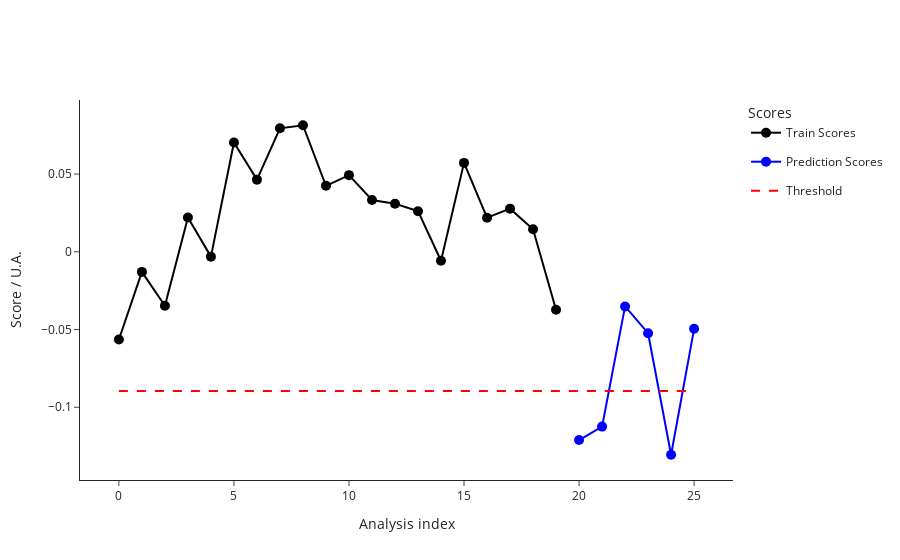

The cell this chart's notebook holds for it:
### Code cell
import os

parameters_df = []
for i in [3, 4, 5]:
    test_data = pd.read_csv(f"dev/test{i}_features.csv")
    test_metadata = pd.read_csv(f"dev/test{i}_metadata.csv")
    ana.predict(test_data, test_metadata)
    outliers_test = ana.test_prediction_outliers()
    
    classified_test_metadata = set_class_label(test_metadata, outliers_test)
    classified_test_metadata.to_csv(f"dev/test{i}_classified_samples.csv", index=False)
    print("Test set ", i, ": \n", test_metadata["index"].tolist())
    
    test_batch_parameters = parameters.copy()
    test_set = len(classified_test_metadata)
    train_set = len(ana.get_training_scores())
    threshold = classified_test_metadata["threshold"][1]
    num_outliers = sum(classified_test_metadata["class"] == "outlier")
    percent_outliers = (sum(classified_test_metadata["class"] == "outlier")/len(classified_test_metadata["class"]))*100

    test_batch_parameters.update(
        {
        "test_batch" : i,
        "train_set" : train_set, 
        "test_set" : test_set,
        "threshold" : threshold,
        "outliers" : num_outliers,
        "outliers %" : percent_outliers
        }
    )
    print("Test batch parameters: ", test_batch_parameters)
    parameters_df.append(test_batch_parameters)

    fig_test_scores = ana.plot_scores()
    fig_test_scores.write_image(f"dev/figures/fig_test{i}_scores.png", width=1100, height= 350, scale = 3)
    fig_test_scores.show()

    #optionally add seen normal curves to train set
    ana.add_prediction()
    fig_test_features = ana.plot_data()
    fig_test_features.write_image(f"dev/figures/fig_test{i}_features.png", width=1100, height= 350, scale = 3)
    #fig_test_features.show()

parameters_df = pd.DataFrame(parameters_df)
if os.path.exists("dev/test_record.csv"):
    old_records = pd.read_csv("dev/test_record.csv")
    parameters_df = pd.concat([old_records, parameters_df])
    parameters_df.drop_duplicates(subset="test_batch", keep="last", inplace=True)
    
parameters_df.to_csv("dev/test_record.csv", index = False)
print(parameters_df)

### Figure 1 — Plotly figure (JSON) as saved in the notebook; plotly's stock layout.template omitted (floating-point values rounded to 4 significant figures)
{"data": [{"hovertemplate": ["<b>index: </b>18<br><b>name: </b>210812_Pac--005<br><b>path: </b>C:/Users/Sandeep/Desktop/ExtractedSignals\\210812_Pac 2021-08-12 10-30-07\\210812_Pac--005.D<br><b>batch: </b>210812_Pac 2021-08-12 10-30-07<br><b>batch_position: </b>5<br><b>idle_time: </b>39.0<br><b>sample: </b>NaCl 0,9%<br><b>method: </b>SAA_411_Pac.M<br><b>timestamp: </b>2021-08-12 10:50:23<br><b>detector: </b>G1315C<br><b>pump: </b>G7110B<br><b>start_time: </b>2021-08-12 10:50:57<br><b>end_time: </b>2021-08-12 10:54:57<br><b>runtime: </b>239.7000000000036", "<b>index: </b>19<br><b>name: </b>210812_Pac--006<br><b>path: </b>C:/Users/Sandeep/Desktop/ExtractedSignals\\210812_Pac 2021-08-12 10-30-07\\210812_Pac--006.D<br><b>batch: </b>210812_Pac 2021-08-12 10-30-07<br><b>batch_position: </b>6<br><b>idle_time: </b>39.0<br><b>sample: </b>Blank<br><b>method: </b>SAA_411_Pac.M<br><b>timestamp: </b>2021-08-12 10:55:02<br><b>detector: </b>G1315C<br><b>pump: </b>G7110B<br><b>start_time: </b>2021-08-12 10:55:36<br><b>end_time: </b>2021-08-12 10:59:36<br><b>runtime: </b>239.7000000000036", "<b>index: </b>20<br><b>name: </b>210812_Pac--007<br><b>path: </b>C:/Users/Sandeep/Desktop/ExtractedSignals\\210812_Pac 2021-08-12 10-30-07\\210812_Pac--007.D<br><b>batch: </b>210812_Pac 2021-08-12 10-30-07<br><b>batch_position: </b>7<br><b>idle_time: </b>39.0<br><b>sample: </b>0.025 mg/ml<br><b>method: </b>SAA_411_Pac.M<br><b>timestamp: </b>2021-08-12 10:59:41<br><b>detector: </b>G1315C<br><b>pump: </b>G7110B<br><b>start_time: </b>2021-08-12 11:00:15<br><b>end_time: </b>2021-08-12 11:04:15<br><b>runtime: </b>239.7000000000036", "<b>index: </b>21<br><b>name: </b>210812_Pac--008<br><b>path: </b>C:/Users/Sandeep/Desktop/ExtractedSignals\\210812_Pac 2021-08-12 10-30-07\\210812_Pac--008.D<br><b>batch: </b>210812_Pac 2021-08-12 10-30-07<br><b>batch_position: </b>8<br><b>idle_time: </b>39.0<br><b>sample: </b>Blank<br><b>method: </b>SAA_411_Pac.M<br><b>timestamp: </b>2021-08-12 11:04:20<br><b>detector: </b>G1315C<br><b>pump: </b>G7110B<br><b>start_time: </b>2021-08-12 11:04:54<br><b>end_time: </b>2021-08-12 11:08:54<br><b>runtime: </b>239.7000000000036", "<b>index: </b>22<br><b>name: </b>210812_Pac--009<br><b>path: </b>C:/Users/Sandeep/Desktop/ExtractedSignals\\210812_Pac 2021-08-12 10-30-07\\210812_Pac--009.D<br><b>batch: </b>210812_Pac 2021-08-12 10-30-07<br><b>batch_position: </b>9<br><b>idle_time: </b>38.0<br><b>sample: </b>210806/036 :10<br><b>method: </b>SAA_411_Pac.M<br><b>timestamp: </b>2021-08-12 11:08:59<br><b>detector: </b>G1315C<br><b>pump: </b>G7110B<br><b>start_time: </b>2021-08-12 11:09:32<br><b>end_time: </b>2021-08-12 11:13:32<br><b>runtime: </b>239.7000000000036", "<b>index: </b>23<br><b>name: </b>210812_Pac--010<br><b>path: </b>C:/Users/Sandeep/Desktop/ExtractedSignals\\210812_Pac 2021-08-12 10-30-07\\210812_Pac--010.D<br><b>batch: </b>210812_Pac 2021-08-12 10-30-07<br><b>batch_position: </b>10<br><b>idle_time: </b>39.0<br><b>sample: </b>210806/036 :10<br><b>method: </b>SAA_411_Pac.M<br><b>timestamp: </b>2021-08-12 11:13:37<br><b>detector: </b>G7110B<br><b>pump: </b>G7110B<br><b>start_time: </b>2021-08-12 11:14:11<br><b>end_time: </b>2021-08-12 11:18:11<br><b>runtime: </b>239.7000000000036", "<b>index: </b>24<br><b>name: </b>210812_Pac--011<br><b>path: </b>C:/Users/Sandeep/Desktop/ExtractedSignals\\210812_Pac 2021-08-12 10-30-07\\210812_Pac--011.D<br><b>batch: </b>210812_Pac 2021-08-12 10-30-07<br><b>batch_position: </b>11<br><b>idle_time: </b>39.0<br><b>sample: </b>210806/036 :10<br><b>method: </b>SAA_411_Pac.M<br><b>timestamp: </b>2021-08-12 11:18:16<br><b>detector: </b>G7110B<br><b>pump: </b>G7110B<br><b>start_time: </b>2021-08-12 11:18:50<br><b>end_time: </b>2021-08-12 11:22:50<br><b>runtime: </b>239.7000000000036", "<b>index: </b>25<br><b>name: </b>210812_Pac--012<br><b>path: </b>C:/Users/Sandeep/Desktop/ExtractedSignals\\210812_Pac 2021-08-12 10-30-07\\210812_Pac--012.D<br><b>batch: </b>210812_Pac 2021-08-12 10-30-07<br><b>batch_position: </b>12<br><b>idle_time: </b>39.0<br><b>sample: </b>Blank<br><b>method: </b>SAA_411_Pac.M<br><b>timestamp: </b>2021-08-12 11:22:55<br><b>detector: </b>G1315C<br><b>pump: </b>G7110B<br><b>start_time: </b>2021-08-12 11:23:29<br><b>end_time: </b>2021-08-12 11:27:29<br><b>runtime: </b>239.7000000000036", "<b>index: </b>26<br><b>name: </b>210812_Pac--013<br><b>path: </b>C:/Users/Sandeep/Desktop/ExtractedSignals\\210812_Pac 2021-08-12 10-30-07\\210812_Pac--013.D<br><b>batch: </b>210812_Pac 2021-08-12 10-30-07<br><b>batch_position: </b>13<br><b>idle_time: </b>39.0<br><b>sample: </b>0.025 mg/ml<br><b>method: </b>SAA_411_Pac.M<br><b>timestamp: </b>2021-08-12 11:27:34<br><b>detector: </b>G1315C<br><b>pump: </b>G7110B<br><b>start_time: </b>2021-08-12 11:28:08<br><b>end_time: </b>2021-08-12 11:32:08<br><b>runtime: </b>239.7000000000036", "<b>index: </b>27<br><b>name: </b>210812_Pac--014<br><b>path: </b>C:/Users/Sandeep/Desktop/ExtractedSignals\\210812_Pac 2021-08-12 10-30-07\\210812_Pac--014.D<br><b>batch: </b>210812_Pac 2021-08-12 10-30-07<br><b>batch_position: </b>14<br><b>idle_time: </b>38.0<br><b>sample: </b>Blank<br><b>method: </b>SAA_411_Pac.M<br><b>timestamp: </b>2021-08-12 11:32:13<br><b>detector: </b>G7110B<br><b>pump: </b>G7110B<br><b>start_time: </b>2021-08-12 11:32:46<br><b>end_time: </b>2021-08-12 11:36:47<br><b>runtime: </b>239.7000000000036", "<b>index: </b>51<br><b>name: </b>210813_Pac--005<br><b>path: </b>C:/Users/Sandeep/Desktop/ExtractedSignals\\210813_Pac 2021-08-13 10-37-27\\210813_Pac--005.D<br><b>batch: </b>210813_Pac 2021-08-13 10-37-27<br><b>batch_position: </b>5<br><b>idle_time: </b>39.0<br><b>sample: </b>NaCl 0,9%<br><b>method: </b>SAA_411_Pac.M<br><b>timestamp: </b>2021-08-13 10:57:52<br><b>detector: </b>G7110B<br><b>pump: </b>G7110B<br><b>start_time: </b>2021-08-13 10:58:26<br><b>end_time: </b>2021-08-13 11:02:27<br><b>runtime: </b>239.7000000000036", "<b>index: </b>52<br><b>name: </b>210813_Pac--006<br><b>path: </b>C:/Users/Sandeep/Desktop/ExtractedSignals\\210813_Pac 2021-08-13 10-37-27\\210813_Pac--006.D<br><b>batch: </b>210813_Pac 2021-08-13 10-37-27<br><b>batch_position: </b>6<br><b>idle_time: </b>38.0<br><b>sample: </b>Blank<br><b>method: </b>SAA_411_Pac.M<br><b>timestamp: </b>2021-08-13 11:02:31<br><b>detector: </b>G1315C<br><b>pump: </b>G7110B<br><b>start_time: </b>2021-08-13 11:03:05<br><b>end_time: </b>2021-08-13 11:07:06<br><b>runtime: </b>239.7000000000036", "<b>index: </b>53<br><b>name: </b>210813_Pac--007<br><b>path: </b>C:/Users/Sandeep/Desktop/ExtractedSignals\\210813_Pac 2021-08-13 10-37-27\\210813_Pac--007.D<br><b>batch: </b>210813_Pac 2021-08-13 10-37-27<br><b>batch_position: </b>7<br><b>idle_time: </b>38.0<br><b>sample: </b>0.025 mg/ml<br><b>method: </b>SAA_411_Pac.M<br><b>timestamp: </b>2021-08-13 11:07:10<br><b>detector: </b>G1315C<br><b>pump: </b>G7116B<br><b>start_time: </b>2021-08-13 11:07:44<br><b>end_time: </b>2021-08-13 11:11:45<br><b>runtime: </b>239.7000000000036", "<b>index: </b>54<br><b>name: </b>210813_Pac--008<br><b>path: </b>C:/Users/Sandeep/Desktop/ExtractedSignals\\210813_Pac 2021-08-13 10-37-27\\210813_Pac--008.D<br><b>batch: </b>210813_Pac 2021-08-13 10-37-27<br><b>batch_position: </b>8<br><b>idle_time: </b>38.0<br><b>sample: </b>Blank<br><b>method: </b>SAA_411_Pac.M<br><b>timestamp: </b>2021-08-13 11:11:49<br><b>detector: </b>G1315C<br><b>pump: </b>G7110B<br><b>start_time: </b>2021-08-13 11:12:23<br><b>end_time: </b>2021-08-13 11:16:23<br><b>runtime: </b>239.7000000000036", "<b>index: </b>55<br><b>name: </b>210813_Pac--009<br><b>path: </b>C:/Users/Sandeep/Desktop/ExtractedSignals\\210813_Pac 2021-08-13 10-37-27\\210813_Pac--009.D<br><b>batch: </b>210813_Pac 2021-08-13 10-37-27<br><b>batch_position: </b>9<br><b>idle_time: </b>39.0<br><b>sample: </b>210812/004 :20<br><b>method: </b>SAA_411_Pac.M<br><b>timestamp: </b>2021-08-13 11:16:28<br><b>detector: </b>G1315C<br><b>pump: </b>G7110B<br><b>start_time: </b>2021-08-13 11:17:02<br><b>end_time: </b>2021-08-13 11:21:03<br><b>runtime: </b>239.7000000000036", "<b>index: </b>56<br><b>name: </b>210813_Pac--010<br><b>path: </b>C:/Users/Sandeep/Desktop/ExtractedSignals\\210813_Pac 2021-08-13 10-37-27\\210813_Pac--010.D<br><b>batch: </b>210813_Pac 2021-08-13 10-37-27<br><b>batch_position: </b>10<br><b>idle_time: </b>38.0<br><b>sample: </b>210812/004 :20<br><b>method: </b>SAA_411_Pac.M<br><b>timestamp: </b>2021-08-13 11:21:08<br><b>detector: </b>G1315C<br><b>pump: </b>G7110B<br><b>start_time: </b>2021-08-13 11:21:41<br><b>end_time: </b>2021-08-13 11:25:42<br><b>runtime: </b>239.7000000000036", "<b>index: </b>57<br><b>name: </b>210813_Pac--011<br><b>path: </b>C:/Users/Sandeep/Desktop/ExtractedSignals\\210813_Pac 2021-08-13 10-37-27\\210813_Pac--011.D<br><b>batch: </b>210813_Pac 2021-08-13 10-37-27<br><b>batch_position: </b>11<br><b>idle_time: </b>39.0<br><b>sample: </b>210812/004 :20<br><b>method: </b>SAA_411_Pac.M<br><b>timestamp: </b>2021-08-13 11:25:46<br><b>detector: </b>G1315C<br><b>pump: </b>G7110B<br><b>start_time: </b>2021-08-13 11:26:21<br><b>end_time: </b>2021-08-13 11:30:21<br><b>runtime: </b>239.7000000000036", "<b>index: </b>58<br><b>name: </b>210813_Pac--012<br><b>path: </b>C:/Users/Sandeep/Desktop/ExtractedSignals\\210813_Pac 2021-08-13 10-37-27\\210813_Pac--012.D<br><b>batch: </b>210813_Pac 2021-08-13 10-37-27<br><b>batch_position: </b>12<br><b>idle_time: </b>38.0<br><b>sample: </b>Blank<br><b>method: </b>SAA_411_Pac.M<br><b>timestamp: </b>2021-08-13 11:30:26<br><b>detector: </b>G1315C<br><b>pump: </b>G7110B<br><b>start_time: </b>2021-08-13 11:30:59<br><b>end_time: </b>2021-08-13 11:34:59<br><b>runtime: </b>239.7000000000036", "<b>index: </b>59<br><b>name: </b>210813_Pac--013<br><b>path: </b>C:/Users/Sandeep/Desktop/ExtractedSignals\\210813_Pac 2021-08-13 10-37-27\\210813_Pac--013.D<br><b>batch: </b>210813_Pac 2021-08-13 10-37-27<br><b>batch_position: </b>13<br><b>idle_time: </b>39.0<br><b>sample: </b>0.025 mg/ml<br><b>method: </b>SAA_411_Pac.M<br><b>timestamp: </b>2021-08-13 11:35:04<br><b>detector: </b>G1315C<br><b>pump: </b>G7110B<br><b>start_time: </b>2021-08-13 11:35:38<br><b>end_time: </b>2021-08-13 11:39:38<br><b>runtime: </b>239.7000000000036", "<b>index: </b>60<br><b>name: </b>210813_Pac--014<br><b>path: </b>C:/Users/Sandeep/Desktop/ExtractedSignals\\210813_Pac 2021-08-13 10-37-27\\210813_Pac--014.D<br><b>batch: </b>210813_Pac 2021-08-13 10-37-27<br><b>batch_position: </b>14<br><b>idle_time: </b>38.0<br><b>sample: </b>Blank<br><b>method: </b>SAA_411_Pac.M<br><b>timestamp: </b>2021-08-13 11:39:43<br><b>detector: </b>G1315C<br><b>pump: </b>G7110B<br><b>start_time: </b>2021-08-13 11:40:16<br><b>end_time: </b>2021-08-13 11:44:17<br><b>runtime: </b>239.7000000000036"], "legendgroup": "Train", "line": {"color": "black"}, "marker": {"color": "black", "size": 10}, "mode": "lines+markers", "name": "Train Scores", "text": ["<b>index: </b>18<br><b>name: </b>210812_Pac--005<br><b>path: </b>C:/Users/Sandeep/Desktop/ExtractedSignals\\210812_Pac 2021-08-12 10-30-07\\210812_Pac--005.D<br><b>batch: </b>210812_Pac 2021-08-12 10-30-07<br><b>batch_position: </b>5<br><b>idle_time: </b>39.0<br><b>sample: </b>NaCl 0,9%<br><b>method: </b>SAA_411_Pac.M<br><b>timestamp: </b>2021-08-12 10:50:23<br><b>detector: </b>G1315C<br><b>pump: </b>G7110B<br><b>start_time: </b>2021-08-12 10:50:57<br><b>end_time: </b>2021-08-12 10:54:57<br><b>runtime: </b>239.7000000000036", "<b>index: </b>19<br><b>name: </b>210812_Pac--006<br><b>path: </b>C:/Users/Sandeep/Desktop/ExtractedSignals\\210812_Pac 2021-08-12 10-30-07\\210812_Pac--006.D<br><b>batch: </b>210812_Pac 2021-08-12 10-30-07<br><b>batch_position: </b>6<br><b>idle_time: </b>39.0<br><b>sample: </b>Blank<br><b>method: </b>SAA_411_Pac.M<br><b>timestamp: </b>2021-08-12 10:55:02<br><b>detector: </b>G1315C<br><b>pump: </b>G7110B<br><b>start_time: </b>2021-08-12 10:55:36<br><b>end_time: </b>2021-08-12 10:59:36<br><b>runtime: </b>239.7000000000036", "<b>index: </b>20<br><b>name: </b>210812_Pac--007<br><b>path: </b>C:/Users/Sandeep/Desktop/ExtractedSignals\\210812_Pac 2021-08-12 10-30-07\\210812_Pac--007.D<br><b>batch: </b>210812_Pac 2021-08-12 10-30-07<br><b>batch_position: </b>7<br><b>idle_time: </b>39.0<br><b>sample: </b>0.025 mg/ml<br><b>method: </b>SAA_411_Pac.M<br><b>timestamp: </b>2021-08-12 10:59:41<br><b>detector: </b>G1315C<br><b>pump: </b>G7110B<br><b>start_time: </b>2021-08-12 11:00:15<br><b>end_time: </b>2021-08-12 11:04:15<br><b>runtime: </b>239.7000000000036", "<b>index: </b>21<br><b>name: </b>210812_Pac--008<br><b>path: </b>C:/Users/Sandeep/Desktop/ExtractedSignals\\210812_Pac 2021-08-12 10-30-07\\210812_Pac--008.D<br><b>batch: </b>210812_Pac 2021-08-12 10-30-07<br><b>batch_position: </b>8<br><b>idle_time: </b>39.0<br><b>sample: </b>Blank<br><b>method: </b>SAA_411_Pac.M<br><b>timestamp: </b>2021-08-12 11:04:20<br><b>detector: </b>G1315C<br><b>pump: </b>G7110B<br><b>start_time: </b>2021-08-12 11:04:54<br><b>end_time: </b>2021-08-12 11:08:54<br><b>runtime: </b>239.7000000000036", "<b>index: </b>22<br><b>name: </b>210812_Pac--009<br><b>path: </b>C:/Users/Sandeep/Desktop/ExtractedSignals\\210812_Pac 2021-08-12 10-30-07\\210812_Pac--009.D<br><b>batch: </b>210812_Pac 2021-08-12 10-30-07<br><b>batch_position: </b>9<br><b>idle_time: </b>38.0<br><b>sample: </b>210806/036 :10<br><b>method: </b>SAA_411_Pac.M<br><b>timestamp: </b>2021-08-12 11:08:59<br><b>detector: </b>G1315C<br><b>pump: </b>G7110B<br><b>start_time: </b>2021-08-12 11:09:32<br><b>end_time: </b>2021-08-12 11:13:32<br><b>runtime: </b>239.7000000000036", "<b>index: </b>23<br><b>name: </b>210812_Pac--010<br><b>path: </b>C:/Users/Sandeep/Desktop/ExtractedSignals\\210812_Pac 2021-08-12 10-30-07\\210812_Pac--010.D<br><b>batch: </b>210812_Pac 2021-08-12 10-30-07<br><b>batch_position: </b>10<br><b>idle_time: </b>39.0<br><b>sample: </b>210806/036 :10<br><b>method: </b>SAA_411_Pac.M<br><b>timestamp: </b>2021-08-12 11:13:37<br><b>detector: </b>G7110B<br><b>pump: </b>G7110B<br><b>start_time: </b>2021-08-12 11:14:11<br><b>end_time: </b>2021-08-12 11:18:11<br><b>runtime: </b>239.7000000000036", "<b>index: </b>24<br><b>name: </b>210812_Pac--011<br><b>path: </b>C:/Users/Sandeep/Desktop/ExtractedSignals\\210812_Pac 2021-08-12 10-30-07\\210812_Pac--011.D<br><b>batch: </b>210812_Pac 2021-08-12 10-30-07<br><b>batch_position: </b>11<br><b>idle_time: </b>39.0<br><b>sample: </b>210806/036 :10<br><b>method: </b>SAA_411_Pac.M<br><b>timestamp: </b>2021-08-12 11:18:16<br><b>detector: </b>G7110B<br><b>pump: </b>G7110B<br><b>start_time: </b>2021-08-12 11:18:50<br><b>end_time: </b>2021-08-12 11:22:50<br><b>runtime: </b>239.7000000000036", "<b>index: </b>25<br><b>name: </b>210812_Pac--012<br><b>path: </b>C:/Users/Sandeep/Desktop/ExtractedSignals\\210812_Pac 2021-08-12 10-30-07\\210812_Pac--012.D<br><b>batch: </b>210812_Pac 2021-08-12 10-30-07<br><b>batch_position: </b>12<br><b>idle_time: </b>39.0<br><b>sample: </b>Blank<br><b>method: </b>SAA_411_Pac.M<br><b>timestamp: </b>2021-08-12 11:22:55<br><b>detector: </b>G1315C<br><b>pump: </b>G7110B<br><b>start_time: </b>2021-08-12 11:23:29<br><b>end_time: </b>2021-08-12 11:27:29<br><b>runtime: </b>239.7000000000036", "<b>index: </b>26<br><b>name: </b>210812_Pac--013<br><b>path: </b>C:/Users/Sandeep/Desktop/ExtractedSignals\\210812_Pac 2021-08-12 10-30-07\\210812_Pac--013.D<br><b>batch: </b>210812_Pac 2021-08-12 10-30-07<br><b>batch_position: </b>13<br><b>idle_time: </b>39.0<br><b>sample: </b>0.025 mg/ml<br><b>method: </b>SAA_411_Pac.M<br><b>timestamp: </b>2021-08-12 11:27:34<br><b>detector: </b>G1315C<br><b>pump: </b>G7110B<br><b>start_time: </b>2021-08-12 11:28:08<br><b>end_time: </b>2021-08-12 11:32:08<br><b>runtime: </b>239.7000000000036", "<b>index: </b>27<br><b>name: </b>210812_Pac--014<br><b>path: </b>C:/Users/Sandeep/Desktop/ExtractedSignals\\210812_Pac 2021-08-12 10-30-07\\210812_Pac--014.D<br><b>batch: </b>210812_Pac 2021-08-12 10-30-07<br><b>batch_position: </b>14<br><b>idle_time: </b>38.0<br><b>sample: </b>Blank<br><b>method: </b>SAA_411_Pac.M<br><b>timestamp: </b>2021-08-12 11:32:13<br><b>detector: </b>G7110B<br><b>pump: </b>G7110B<br><b>start_time: </b>2021-08-12 11:32:46<br><b>end_time: </b>2021-08-12 11:36:47<br><b>runtime: </b>239.7000000000036", "<b>index: </b>51<br><b>name: </b>210813_Pac--005<br><b>path: </b>C:/Users/Sandeep/Desktop/ExtractedSignals\\210813_Pac 2021-08-13 10-37-27\\210813_Pac--005.D<br><b>batch: </b>210813_Pac 2021-08-13 10-37-27<br><b>batch_position: </b>5<br><b>idle_time: </b>39.0<br><b>sample: </b>NaCl 0,9%<br><b>method: </b>SAA_411_Pac.M<br><b>timestamp: </b>2021-08-13 10:57:52<br><b>detector: </b>G7110B<br><b>pump: </b>G7110B<br><b>start_time: </b>2021-08-13 10:58:26<br><b>end_time: </b>2021-08-13 11:02:27<br><b>runtime: </b>239.7000000000036", "<b>index: </b>52<br><b>name: </b>210813_Pac--006<br><b>path: </b>C:/Users/Sandeep/Desktop/ExtractedSignals\\210813_Pac 2021-08-13 10-37-27\\210813_Pac--006.D<br><b>batch: </b>210813_Pac 2021-08-13 10-37-27<br><b>batch_position: </b>6<br><b>idle_time: </b>38.0<br><b>sample: </b>Blank<br><b>method: </b>SAA_411_Pac.M<br><b>timestamp: </b>2021-08-13 11:02:31<br><b>detector: </b>G1315C<br><b>pump: </b>G7110B<br><b>start_time: </b>2021-08-13 11:03:05<br><b>end_time: </b>2021-08-13 11:07:06<br><b>runtime: </b>239.7000000000036", "<b>index: </b>53<br><b>name: </b>210813_Pac--007<br><b>path: </b>C:/Users/Sandeep/Desktop/ExtractedSignals\\210813_Pac 2021-08-13 10-37-27\\210813_Pac--007.D<br><b>batch: </b>210813_Pac 2021-08-13 10-37-27<br><b>batch_position: </b>7<br><b>idle_time: </b>38.0<br><b>sample: </b>0.025 mg/ml<br><b>method: </b>SAA_411_Pac.M<br><b>timestamp: </b>2021-08-13 11:07:10<br><b>detector: </b>G1315C<br><b>pump: </b>G7116B<br><b>start_time: </b>2021-08-13 11:07:44<br><b>end_time: </b>2021-08-13 11:11:45<br><b>runtime: </b>239.7000000000036", "<b>index: </b>54<br><b>name: </b>210813_Pac--008<br><b>path: </b>C:/Users/Sandeep/Desktop/ExtractedSignals\\210813_Pac 2021-08-13 10-37-27\\210813_Pac--008.D<br><b>batch: </b>210813_Pac 2021-08-13 10-37-27<br><b>batch_position: </b>8<br><b>idle_time: </b>38.0<br><b>sample: </b>Blank<br><b>method: </b>SAA_411_Pac.M<br><b>timestamp: </b>2021-08-13 11:11:49<br><b>detector: </b>G1315C<br><b>pump: </b>G7110B<br><b>start_time: </b>2021-08-13 11:12:23<br><b>end_time: </b>2021-08-13 11:16:23<br><b>runtime: </b>239.7000000000036", "<b>index: </b>55<br><b>name: </b>210813_Pac--009<br><b>path: </b>C:/Users/Sandeep/Desktop/ExtractedSignals\\210813_Pac 2021-08-13 10-37-27\\210813_Pac--009.D<br><b>batch: </b>210813_Pac 2021-08-13 10-37-27<br><b>batch_position: </b>9<br><b>idle_time: </b>39.0<br><b>sample: </b>210812/004 :20<br><b>method: </b>SAA_411_Pac.M<br><b>timestamp: </b>2021-08-13 11:16:28<br><b>detector: </b>G1315C<br><b>pump: </b>G7110B<br><b>start_time: </b>2021-08-13 11:17:02<br><b>end_time: </b>2021-08-13 11:21:03<br><b>runtime: </b>239.7000000000036", "<b>index: </b>56<br><b>name: </b>210813_Pac--010<br><b>path: </b>C:/Users/Sandeep/Desktop/ExtractedSignals\\210813_Pac 2021-08-13 10-37-27\\210813_Pac--010.D<br><b>batch: </b>210813_Pac 2021-08-13 10-37-27<br><b>batch_position: </b>10<br><b>idle_time: </b>38.0<br><b>sample: </b>210812/004 :20<br><b>method: </b>SAA_411_Pac.M<br><b>timestamp: </b>2021-08-13 11:21:08<br><b>detector: </b>G1315C<br><b>pump: </b>G7110B<br><b>start_time: </b>2021-08-13 11:21:41<br><b>end_time: </b>2021-08-13 11:25:42<br><b>runtime: </b>239.7000000000036", "<b>index: </b>57<br><b>name: </b>210813_Pac--011<br><b>path: </b>C:/Users/Sandeep/Desktop/ExtractedSignals\\210813_Pac 2021-08-13 10-37-27\\210813_Pac--011.D<br><b>batch: </b>210813_Pac 2021-08-13 10-37-27<br><b>batch_position: </b>11<br><b>idle_time: </b>39.0<br><b>sample: </b>210812/004 :20<br><b>method: </b>SAA_411_Pac.M<br><b>timestamp: </b>2021-08-13 11:25:46<br><b>detector: </b>G1315C<br><b>pump: </b>G7110B<br><b>start_time: </b>2021-08-13 11:26:21<br><b>end_time: </b>2021-08-13 11:30:21<br><b>runtime: </b>239.7000000000036", "<b>index: </b>58<br><b>name: </b>210813_Pac--012<br><b>path: </b>C:/Users/Sandeep/Desktop/ExtractedSignals\\210813_Pac 2021-08-13 10-37-27\\210813_Pac--012.D<br><b>batch: </b>210813_Pac 2021-08-13 10-37-27<br><b>batch_position: </b>12<br><b>idle_time: </b>38.0<br><b>sample: </b>Blank<br><b>method: </b>SAA_411_Pac.M<br><b>timestamp: </b>2021-08-13 11:30:26<br><b>detector: </b>G1315C<br><b>pump: </b>G7110B<br><b>start_time: </b>2021-08-13 11:30:59<br><b>end_time: </b>2021-08-13 11:34:59<br><b>runtime: </b>239.7000000000036", "<b>index: </b>59<br><b>name: </b>210813_Pac--013<br><b>path: </b>C:/Users/Sandeep/Desktop/ExtractedSignals\\210813_Pac 2021-08-13 10-37-27\\210813_Pac--013.D<br><b>batch: </b>210813_Pac 2021-08-13 10-37-27<br><b>batch_position: </b>13<br><b>idle_time: </b>39.0<br><b>sample: </b>0.025 mg/ml<br><b>method: </b>SAA_411_Pac.M<br><b>timestamp: </b>2021-08-13 11:35:04<br><b>detector: </b>G1315C<br><b>pump: </b>G7110B<br><b>start_time: </b>2021-08-13 11:35:38<br><b>end_time: </b>2021-08-13 11:39:38<br><b>runtime: </b>239.7000000000036", "<b>index: </b>60<br><b>name: </b>210813_Pac--014<br><b>path: </b>C:/Users/Sandeep/Desktop/ExtractedSignals\\210813_Pac 2021-08-13 10-37-27\\210813_Pac--014.D<br><b>batch: </b>210813_Pac 2021-08-13 10-37-27<br><b>batch_position: </b>14<br><b>idle_time: </b>38.0<br><b>sample: </b>Blank<br><b>method: </b>SAA_411_Pac.M<br><b>timestamp: </b>2021-08-13 11:39:43<br><b>detector: </b>G1315C<br><b>pump: </b>G7110B<br><b>start_time: </b>2021-08-13 11:40:16<br><b>end_time: </b>2021-08-13 11:44:17<br><b>runtime: </b>239.7000000000036"], "type": "scatter", "x": [0, 1, 2, 3, 4, 5, 6, 7, 8, 9, 10, 11, 12, 13, 14, 15, 16, 17, 18, 19], "y": [-0.05643, -0.01292, -0.03472, 0.02205, -0.003111, 0.0703, 0.04641, 0.07941, 0.08139, 0.04245, 0.04929, 0.03333, 0.03095, 0.02613, -0.005783, 0.05719, 0.02193, 0.02775, 0.01447, -0.03725]}, {"hovertemplate": ["<b>index: </b>247<br><b>name: </b>210906_Pac--014<br><b>path: </b>C:/Users/Sandeep/Desktop/ExtractedSignals\\210906_Pac 2021-09-06 11-09-22\\210906_Pac--014.D<br><b>batch: </b>210906_Pac 2021-09-06 11-09-22<br><b>batch_position: </b>14<br><b>idle_time: </b>39.0<br><b>sample: </b>Blank<br><b>method: </b>SAA_411_Pac.M<br><b>timestamp: </b>2021-09-06 12:10:11<br><b>detector: </b>G1315C<br><b>pump: </b>G7110B<br><b>start_time: </b>2021-09-06 12:10:44<br><b>end_time: </b>2021-09-06 12:14:45<br><b>runtime: </b>239.4000000000036", "<b>index: </b>243<br><b>name: </b>210906_Pac--010<br><b>path: </b>C:/Users/Sandeep/Desktop/ExtractedSignals\\210906_Pac 2021-09-06 11-09-22\\210906_Pac--010.D<br><b>batch: </b>210906_Pac 2021-09-06 11-09-22<br><b>batch_position: </b>10<br><b>idle_time: </b>40.0<br><b>sample: </b>210831/010 :20<br><b>method: </b>SAA_411_Pac.M<br><b>timestamp: </b>2021-09-06 11:51:34<br><b>detector: </b>G1315C<br><b>pump: </b>G7110B<br><b>start_time: </b>2021-09-06 11:52:08<br><b>end_time: </b>2021-09-06 11:56:08<br><b>runtime: </b>239.7000000000036", "<b>index: </b>125<br><b>name: </b>210819_Pac--010<br><b>path: </b>C:/Users/Sandeep/Desktop/ExtractedSignals\\210819_Pac 2021-08-19 15-50-49\\210819_Pac--010.D<br><b>batch: </b>210819_Pac 2021-08-19 15-50-49<br><b>batch_position: </b>10<br><b>idle_time: </b>39.0<br><b>sample: </b>210818/001 :20<br><b>method: </b>SAA_411_Pac.M<br><b>timestamp: </b>2021-08-19 16:34:42<br><b>detector: </b>G7110B<br><b>pump: </b>G7110B<br><b>start_time: </b>2021-08-19 16:35:16<br><b>end_time: </b>2021-08-19 16:39:17<br><b>runtime: </b>239.7000000000036", "<b>index: </b>271<br><b>name: </b>210910_Pac--006<br><b>path: </b>C:/Users/Sandeep/Desktop/ExtractedSignals\\210910_Pac 2021-09-10 14-25-54\\210910_Pac--006.D<br><b>batch: </b>210910_Pac 2021-09-10 14-25-54<br><b>batch_position: </b>6<br><b>idle_time: </b>36.0<br><b>sample: </b>Blank<br><b>method: </b>SAA_411_Pac.M<br><b>timestamp: </b>2021-09-10 14:50:41<br><b>detector: </b>G7110B<br><b>pump: </b>G7110B<br><b>start_time: </b>2021-09-10 14:51:13<br><b>end_time: </b>2021-09-10 14:55:14<br><b>runtime: </b>239.7000000000036", "<b>index: </b>245<br><b>name: </b>210906_Pac--012<br><b>path: </b>C:/Users/Sandeep/Desktop/ExtractedSignals\\210906_Pac 2021-09-06 11-09-22\\210906_Pac--012.D<br><b>batch: </b>210906_Pac 2021-09-06 11-09-22<br><b>batch_position: </b>12<br><b>idle_time: </b>39.0<br><b>sample: </b>Blank<br><b>method: </b>SAA_411_Pac.M<br><b>timestamp: </b>2021-09-06 12:00:52<br><b>detector: </b>G1315C<br><b>pump: </b>G7110B<br><b>start_time: </b>2021-09-06 12:01:26<br><b>end_time: </b>2021-09-06 12:05:26<br><b>runtime: </b>239.7000000000036", "<b>index: </b>166<br><b>name: </b>210826_Pac--018<br><b>path: </b>C:/Users/Sandeep/Desktop/ExtractedSignals\\210826_Pac 2021-08-26 16-15-14\\210826_Pac--018.D<br><b>batch: </b>210826_Pac 2021-08-26 16-15-14<br><b>batch_position: </b>18<br><b>idle_time: </b>40.0<br><b>sample: </b>Blank<br><b>method: </b>SAA_411_Pac.M<br><b>timestamp: </b>2021-08-26 17:34:52<br><b>detector: </b>G1315C<br><b>pump: </b>G7110B<br><b>start_time: </b>2021-08-26 17:35:26<br><b>end_time: </b>2021-08-26 17:39:26<br><b>runtime: </b>239.7000000000036"], "legendgroup": "Prediction", "line": {"color": "blue"}, "marker": {"color": "blue", "size": 10}, "mode": "lines+markers", "name": "Prediction Scores", "text": ["<b>index: </b>247<br><b>name: </b>210906_Pac--014<br><b>path: </b>C:/Users/Sandeep/Desktop/ExtractedSignals\\210906_Pac 2021-09-06 11-09-22\\210906_Pac--014.D<br><b>batch: </b>210906_Pac 2021-09-06 11-09-22<br><b>batch_position: </b>14<br><b>idle_time: </b>39.0<br><b>sample: </b>Blank<br><b>method: </b>SAA_411_Pac.M<br><b>timestamp: </b>2021-09-06 12:10:11<br><b>detector: </b>G1315C<br><b>pump: </b>G7110B<br><b>start_time: </b>2021-09-06 12:10:44<br><b>end_time: </b>2021-09-06 12:14:45<br><b>runtime: </b>239.4000000000036", "<b>index: </b>243<br><b>name: </b>210906_Pac--010<br><b>path: </b>C:/Users/Sandeep/Desktop/ExtractedSignals\\210906_Pac 2021-09-06 11-09-22\\210906_Pac--010.D<br><b>batch: </b>210906_Pac 2021-09-06 11-09-22<br><b>batch_position: </b>10<br><b>idle_time: </b>40.0<br><b>sample: </b>210831/010 :20<br><b>method: </b>SAA_411_Pac.M<br><b>timestamp: </b>2021-09-06 11:51:34<br><b>detector: </b>G1315C<br><b>pump: </b>G7110B<br><b>start_time: </b>2021-09-06 11:52:08<br><b>end_time: </b>2021-09-06 11:56:08<br><b>runtime: </b>239.7000000000036", "<b>index: </b>125<br><b>name: </b>210819_Pac--010<br><b>path: </b>C:/Users/Sandeep/Desktop/ExtractedSignals\\210819_Pac 2021-08-19 15-50-49\\210819_Pac--010.D<br><b>batch: </b>210819_Pac 2021-08-19 15-50-49<br><b>batch_position: </b>10<br><b>idle_time: </b>39.0<br><b>sample: </b>210818/001 :20<br><b>method: </b>SAA_411_Pac.M<br><b>timestamp: </b>2021-08-19 16:34:42<br><b>detector: </b>G7110B<br><b>pump: </b>G7110B<br><b>start_time: </b>2021-08-19 16:35:16<br><b>end_time: </b>2021-08-19 16:39:17<br><b>runtime: </b>239.7000000000036", "<b>index: </b>271<br><b>name: </b>210910_Pac--006<br><b>path: </b>C:/Users/Sandeep/Desktop/ExtractedSignals\\210910_Pac 2021-09-10 14-25-54\\210910_Pac--006.D<br><b>batch: </b>210910_Pac 2021-09-10 14-25-54<br><b>batch_position: </b>6<br><b>idle_time: </b>36.0<br><b>sample: </b>Blank<br><b>method: </b>SAA_411_Pac.M<br><b>timestamp: </b>2021-09-10 14:50:41<br><b>detector: </b>G7110B<br><b>pump: </b>G7110B<br><b>start_time: </b>2021-09-10 14:51:13<br><b>end_time: </b>2021-09-10 14:55:14<br><b>runtime: </b>239.7000000000036", "<b>index: </b>245<br><b>name: </b>210906_Pac--012<br><b>path: </b>C:/Users/Sandeep/Desktop/ExtractedSignals\\210906_Pac 2021-09-06 11-09-22\\210906_Pac--012.D<br><b>batch: </b>210906_Pac 2021-09-06 11-09-22<br><b>batch_position: </b>12<br><b>idle_time: </b>39.0<br><b>sample: </b>Blank<br><b>method: </b>SAA_411_Pac.M<br><b>timestamp: </b>2021-09-06 12:00:52<br><b>detector: </b>G1315C<br><b>pump: </b>G7110B<br><b>start_time: </b>2021-09-06 12:01:26<br><b>end_time: </b>2021-09-06 12:05:26<br><b>runtime: </b>239.7000000000036", "<b>index: </b>166<br><b>name: </b>210826_Pac--018<br><b>path: </b>C:/Users/Sandeep/Desktop/ExtractedSignals\\210826_Pac 2021-08-26 16-15-14\\210826_Pac--018.D<br><b>batch: </b>210826_Pac 2021-08-26 16-15-14<br><b>batch_position: </b>18<br><b>idle_time: </b>40.0<br><b>sample: </b>Blank<br><b>method: </b>SAA_411_Pac.M<br><b>timestamp: </b>2021-08-26 17:34:52<br><b>detector: </b>G1315C<br><b>pump: </b>G7110B<br><b>start_time: </b>2021-08-26 17:35:26<br><b>end_time: </b>2021-08-26 17:39:26<br><b>runtime: </b>239.7000000000036"], "type": "scatter", "x": [20, 21, 22, 23, 24, 25], "y": [-0.1211, -0.1124, -0.03513, -0.05236, -0.1305, -0.04955]}, {"legendgroup": "Threshold", "line": {"color": "red", "dash": "dash"}, "mode": "lines", "name": "Threshold", "type": "scatter", "x": [0, 25], "y": [-0.08953, -0.08953]}], "layout": {"legend": {"title": {"text": "Scores"}}, "xaxis": {"title": {"text": "Analysis index"}}, "yaxis": {"title": {"text": "Score / U.A."}}}}
